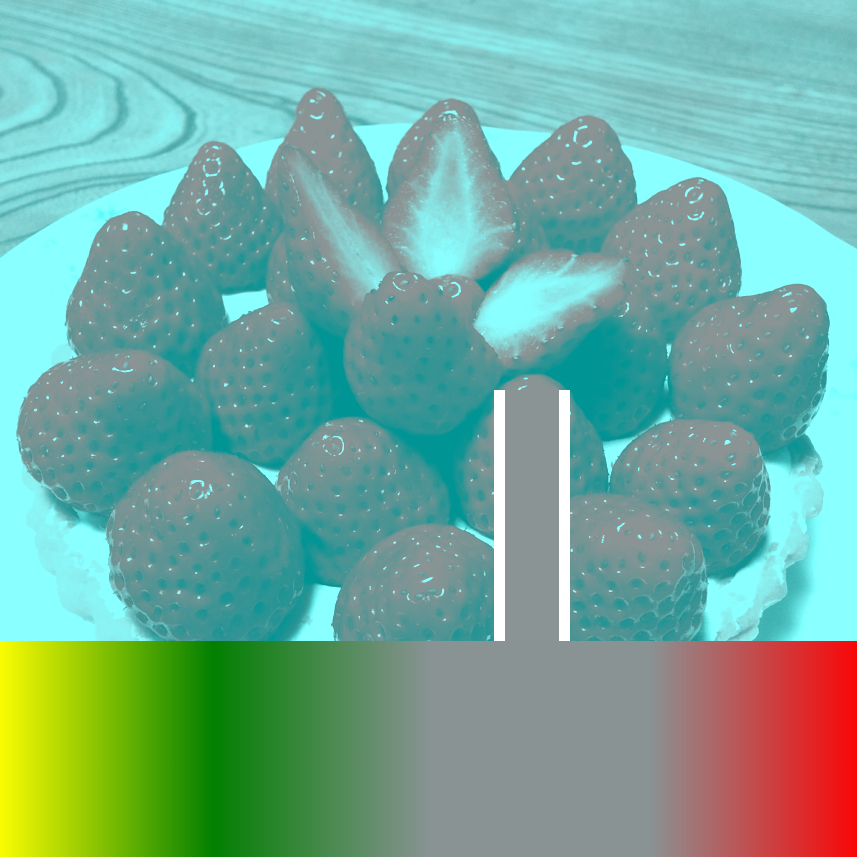
#> input picture modal/resources/images/strawberries.png, 857 x 857 px
$ python create_images.py modal/resources/images/strawberries.png
#> lines starting #> are read from the running program, lines starting #| are printed output that depends on the picture
import os
import sys

from PIL import Image, ImageDraw

TOTAL_IMAGE_DIMENSION = 412
WHITE = (255, 255, 255, 255)

filename = sys.argv[1]
im = Image.open(filename)
#> im is the input picture: PIL image 857x857 RGBA; mean R, G, B, A 115.5, 171.2, 155.4, 255
width, height = im.size
#> width = 857; height = 857
if width != height:
    print(
        f"Warning, width ({width}) != height ({height}). Image will be skewed during the resize.")
im = im.resize((TOTAL_IMAGE_DIMENSION, TOTAL_IMAGE_DIMENSION))
#> im: PIL image 412x412 RGBA

# Draw borders to visualize the split.
draw = ImageDraw.Draw(im)
for i in range(3):
    x0 = (i + 1) * 100 + i * 4
    x1 = x0 + 3
    draw.rectangle([(x0, 0), (x1, TOTAL_IMAGE_DIMENSION - 1)], fill=WHITE)
    draw.rectangle([(0, x0), (TOTAL_IMAGE_DIMENSION - 1, x1)], fill=WHITE)
del draw

im.show()
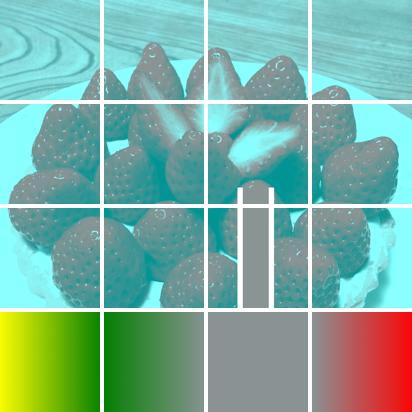
#> shown: PIL image 412x412 RGBA; mean R, G, B, A 124, 176.5, 161.6, 255

_, ext = os.path.splitext(filename)
save_as_png = ext == "png"
for i in range(16):
    row = i // 4
    column = i % 4
    x0 = 104 * column
    x1 = x0 + 100
    y0 = 104 * row
    y1 = y0 + 100
    cropped_copy = im.crop((x0, y0, x1, y1))
    if save_as_png:
        cropped_copy.save(f"{i}.png", "PNG")
    else:
        cropped_copy.save(f"{i}.jpg", "JPEG")
#> this loop made 16 passes
#> pass 1, `cropped_copy = im.crop((x0, y0, x1, y1))`:
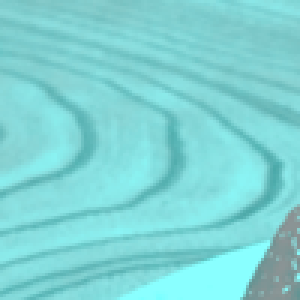
#> cropped_copy: PIL image 100x100 RGBA (shown 3 times larger); mean R, G, B, A 127.4, 213, 213, 255
#> pass 2, `cropped_copy = im.crop((x0, y0, x1, y1))`:
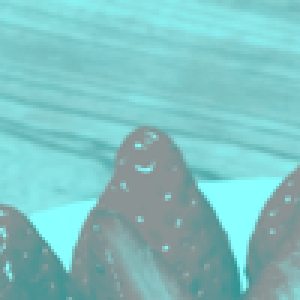
#> cropped_copy: PIL image 100x100 RGBA (shown 3 times larger); mean R, G, B, A 126.6, 194.1, 194.1, 255
#> pass 3, `cropped_copy = im.crop((x0, y0, x1, y1))`:
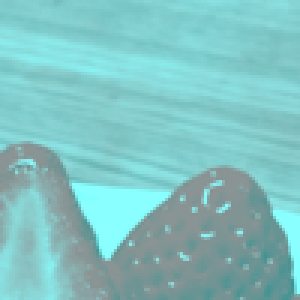
#> cropped_copy: PIL image 100x100 RGBA (shown 3 times larger); mean R, G, B, A 129.3, 194.6, 194.4, 255
#> after the loop:
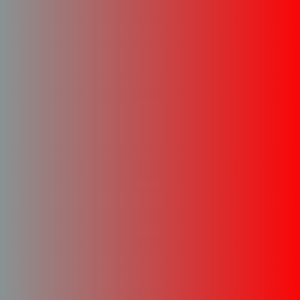
#> cropped_copy: PIL image 100x100 RGBA (shown 3 times larger); mean R, G, B, A 193.7, 76.3, 77.4, 255
